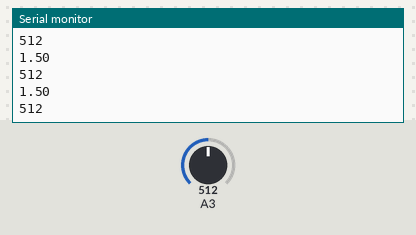
Bench run of a sketch on a simulated Arduino Uno, built with avr-gcc and run on an emulated ATmega328P. Parts: the last lines printed to the serial monitor. The inputs (shaded band) are chosen by the test bench; at power-on: A3 = 512.

Above: at 1.3 s.
1.4 s: A3 set to 716
At 1.81 s:
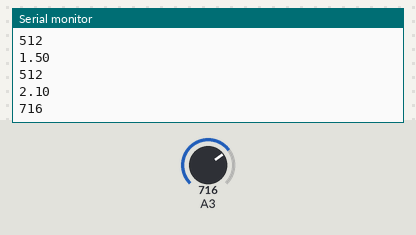
2.9 s: A3 set to 900
At 3.31 s:
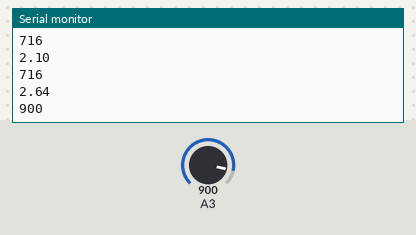
Timing chart, 0 to 5.9 s (numbered marks = the images above; inputs shaded):
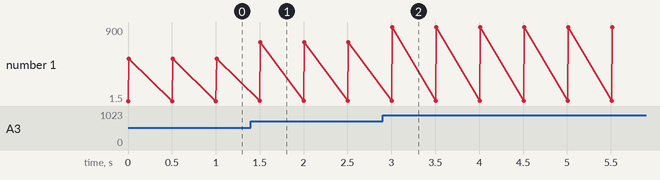

Measured:
- after the input at 1.4 s, the serial monitor: prints a new line after 0.10 s (image 1)
- after the input at 2.9 s, the serial monitor: prints a new line after 0.10 s (image 2)
- plotted number 1: 512 → 716 after the input at 1.4 s, 716 → 900 after the input at 2.9 s

The sketch:

ADC.ino
```cpp
// the setup routine runs once when you press reset:
void setup() {
  // initialize serial communication at 9600 bits per second:
  Serial.begin(9600); // msp430g2231 must use 4800
}

// the loop routine runs over and over again forever:
void loop() {

  int sensorValue = analogRead(A3);

  float voltage = sensorValue * (3.0 / 1023.0);
  Serial.println(voltage);
  Serial.println(sensorValue);
  delay(500);


}
```
